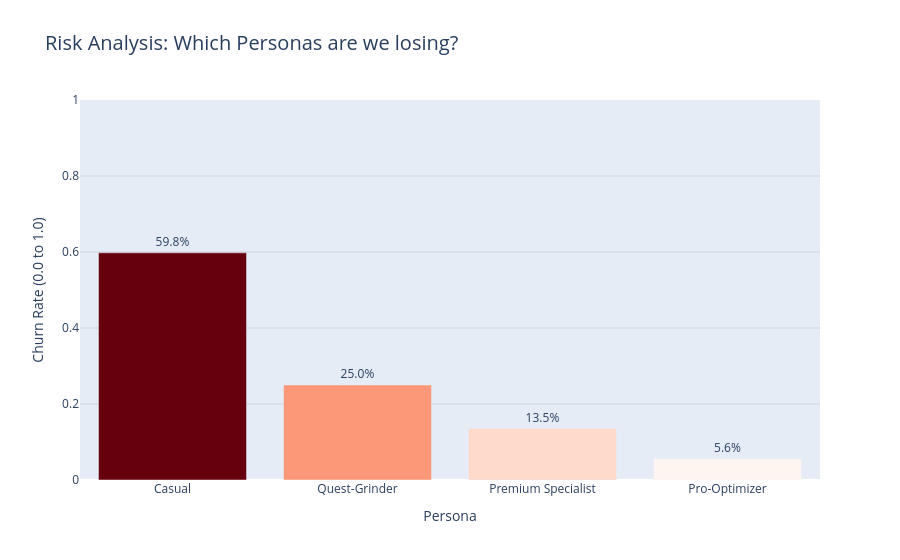

Notebook cell for this chart:
### Code cell
# --- Data Preparation ---
cluster_names = {
    0: "Casual",
    1: "Pro-Optimizer",
    2: "Premium Specialist",
    3: "Quest-Grinder"
}

df['Persona'] = df['cluster_label'].map(cluster_names)

# Calculate Churn Rate
churn_rate = df.groupby('Persona')['Churned'].mean().reset_index().sort_values(by='Churned', ascending=False)

# --- Plotly Visualization ---

# Create the Bar Chart
fig = px.bar(
    churn_rate,
    x='Persona',
    y='Churned',
    title='Risk Analysis: Which Personas are we losing?',
    text='Churned',  # This adds the value labels automatically
    color='Churned', # Optional: Maps color intensity to the churn rate
    color_continuous_scale='Reds', # Matches your 'Reds_r' palette
    range_y=[0, 1]   # Sets the Y-axis limit from 0 to 1
)

# Update Layout for polish
fig.update_traces(
    texttemplate='%{text:.1%}', # Formats the label as a percentage (e.g., 25.4%)
    textposition='outside'      # Places the label on top of the bar
)

fig.update_layout(
    yaxis_title='Churn Rate (0.0 to 1.0)',
    xaxis_title='Persona',
    title_font_size=20,
    yaxis=dict(showgrid=True, gridcolor='rgba(0,0,0,0.1)'), # Custom grid styling
    coloraxis_showscale=False # Hides the color legend sidebar if you don't need it
)

fig.show()

### Figure 1 — Plotly figure (JSON) as saved in the notebook; plotly's stock layout.template omitted (floating-point values rounded to 4 significant figures)
{"data": [{"hovertemplate": "Persona=%{x}<br>Churned=%{marker.color}<extra></extra>", "legendgroup": "", "marker": {"color": [0.5979, 0.25, 0.1354, 0.05607], "coloraxis": "coloraxis", "pattern": {"shape": ""}}, "name": "", "orientation": "v", "showlegend": false, "text": [0.5979, 0.25, 0.1354, 0.05607], "textposition": "outside", "texttemplate": "%{text:.1%}", "type": "bar", "x": ["Casual", "Quest-Grinder", "Premium Specialist", "Pro-Optimizer"], "xaxis": "x", "y": [0.5979, 0.25, 0.1354, 0.05607], "yaxis": "y"}], "layout": {"barmode": "relative", "coloraxis": {"colorbar": {"title": {"text": "Churned"}}, "colorscale": [[0, "rgb(255,245,240)"], [0.125, "rgb(254,224,210)"], [0.25, "rgb(252,187,161)"], [0.375, "rgb(252,146,114)"], [0.5, "rgb(251,106,74)"], [0.625, "rgb(239,59,44)"], [0.75, "rgb(203,24,29)"], [0.875, "rgb(165,15,21)"], [1, "rgb(103,0,13)"]], "showscale": false}, "legend": {"tracegroupgap": 0}, "title": {"font": {"size": 20}, "text": "Risk Analysis: Which Personas are we losing?"}, "xaxis": {"anchor": "y", "domain": [0, 1], "title": {"text": "Persona"}}, "yaxis": {"anchor": "x", "domain": [0, 1], "gridcolor": "rgba(0,0,0,0.1)", "range": [0, 1], "showgrid": true, "title": {"text": "Churn Rate (0.0 to 1.0)"}}}}
